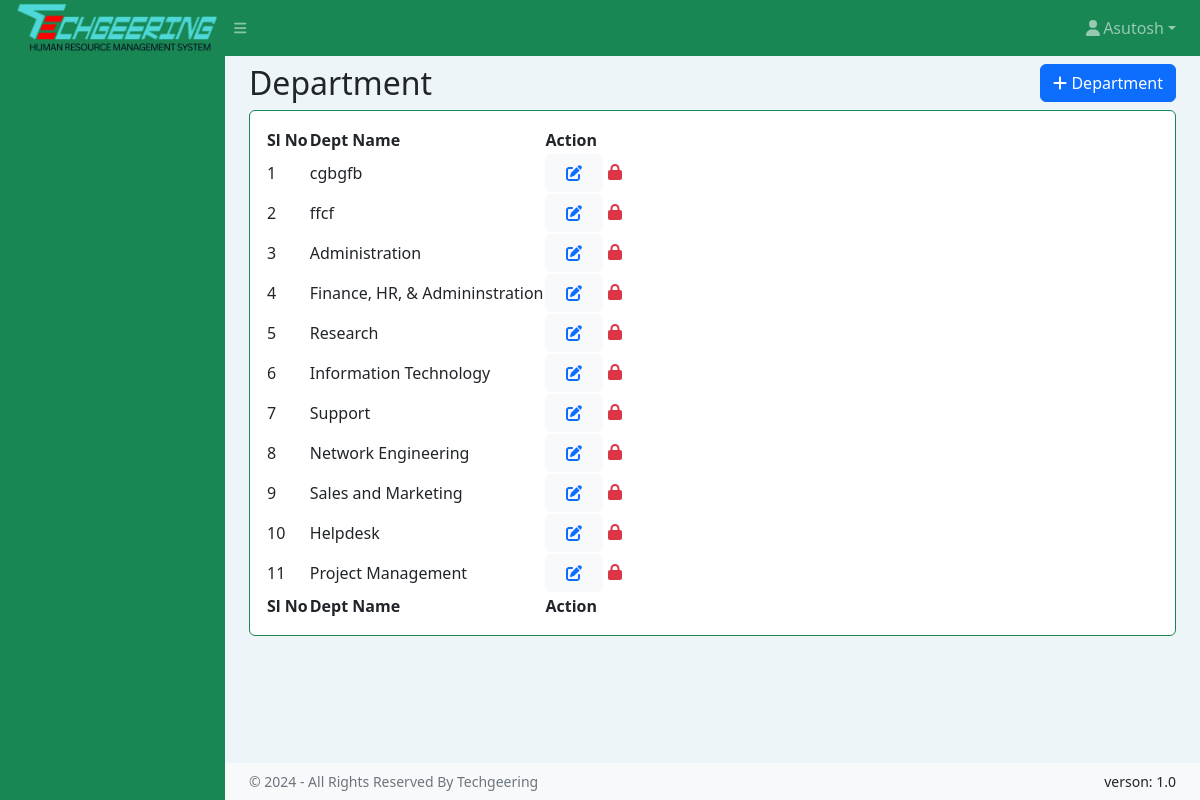
The page /departments.php on the database its author committed.
### tables this page shows
CREATE TABLE `department` (
  `id` int(11) NOT NULL,
  `dep_name` varchar(64) NOT NULL,
  `status` enum('0','1') NOT NULL
);

### departments.php (the view, shortened to what this page needs)
<!DOCTYPE html>
<html lang="en">
<head>
    <link href="https://cdn.jsdelivr.net/npm/simple-datatables@7.1.2/dist/style.min.css" rel="stylesheet" />
    <link href="assets/css/styles.css" rel="stylesheet" />
</head>
<body class="sb-nav-fixed">
    <?php include 'common/topnav.php' ?>
    <div id="layoutSidenav">
        <?php include 'common/sidenav.php' ?>
        <div id="layoutSidenav_content">
            <main>
                <div class="container-fluid px-4">
                    <div class="d-flex justify-content-between align-items-center">
                        <h2 class="my-2">Department</h2>
                        <button type="button" class="btn btn-primary" data-bs-toggle="modal" data-bs-target="#addDept">
                            <i class="fa-solid fa-plus"></i> Department
                        </button>
                    </div>
                    <div class="card mb-4">
                        <div class="card-body">
                            <table id="datatablesSimple">
                                <thead>
                                    <tr>
                                        <th>Sl No</th>
                                        <th>Dept Name</th>
                                        <th>Action</th>
                                    </tr>
                                </thead>
                                <tbody>
                                    <?php
                                    include "common/conn.php";
                                    $sql = "SELECT * FROM department";
                                    $result = $conn->query($sql);
                                    $slno = 1;
                                    if ($result->num_rows > 0) {
                                        while ($row = $result->fetch_assoc()) {
                                            ?>
                                            <tr>
                                                <td><?php echo $slno; ?></td>
                                                <td><?php echo $row["dep_name"]; ?></td>
                                                <td>
                                                    <button type="button" class="btn btn-light"
                                                        onclick="myfcn1(<?php echo $row['id']; ?>,'<?php echo $row['dep_name']; ?>')"
                                                        data-bs-toggle="modal" data-bs-target="#updateDept"><i
                                                            class="fa-solid fa-pen-to-square me-2 ms-2 text-primary"></i></button>
                                                    <?php
                                                    $status = $row['status'];
                                                    $idm = $row['id'];
                                                    if ($status == 1) {
                                                        echo "<a href='active.php?status=$idm&tb=department&returnpage=departments.php' class='success'>
                                                            <i class='fa-solid fa-unlock text-success'></i>
                                                            </a>";
                                                    } else {
                                                        echo "<a href='inactive.php?status0=$idm&&tb=department&&returnpage=departments.php' class='danger'><i class='fa-solid fa-lock text-danger'></i></a>";
                                                    }
                                                    ?>
                                                </td>
                                            </tr>
                                            <?php
                                            $slno++;
                                        }
                                    } else {
                                        echo "0 results";
                                    }
                                    ?>
                                </tbody>
                                <tfoot>
                                    <tr>
                                        <th>Sl No</th>
                                        <th>Dept Name</th>
                                        <th>Action</th>
                                    </tr>
                                </tfoot>
                            </table>
                        </div>
                    </div>
                </div>
            </main>
            <?php include 'common/copyrightfooter.php' ?>
        </div>
    </div>
</body>
</html>

### rows shown on the page
department: dep_name "cgbgfb"
department: dep_name "ffcf"
department: dep_name "Administration"
department: dep_name "Finance, HR, & Admininstration"
department: dep_name "Research"
department: dep_name "Information Technology"
department: dep_name "Support"
department: dep_name "Network Engineering"
department: dep_name "Sales and Marketing"
department: dep_name "Helpdesk"
department: dep_name "Project Management"
